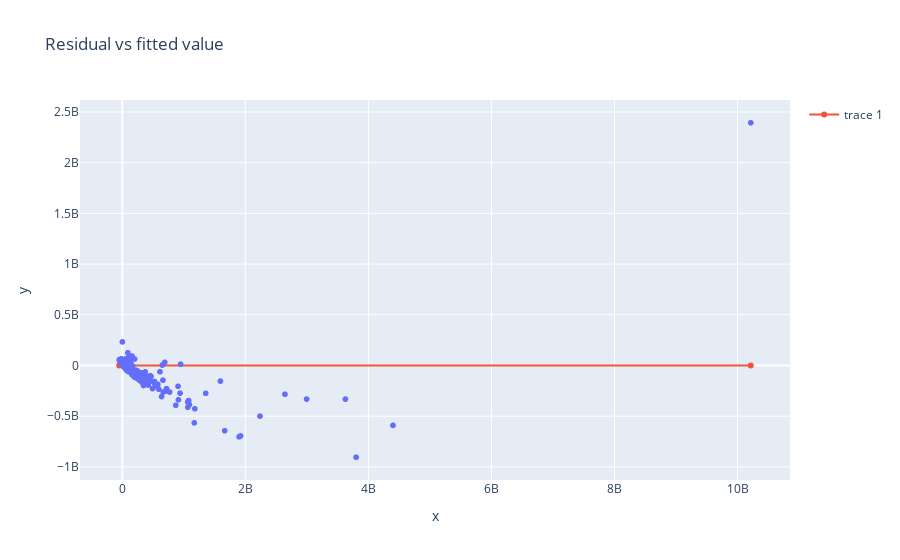
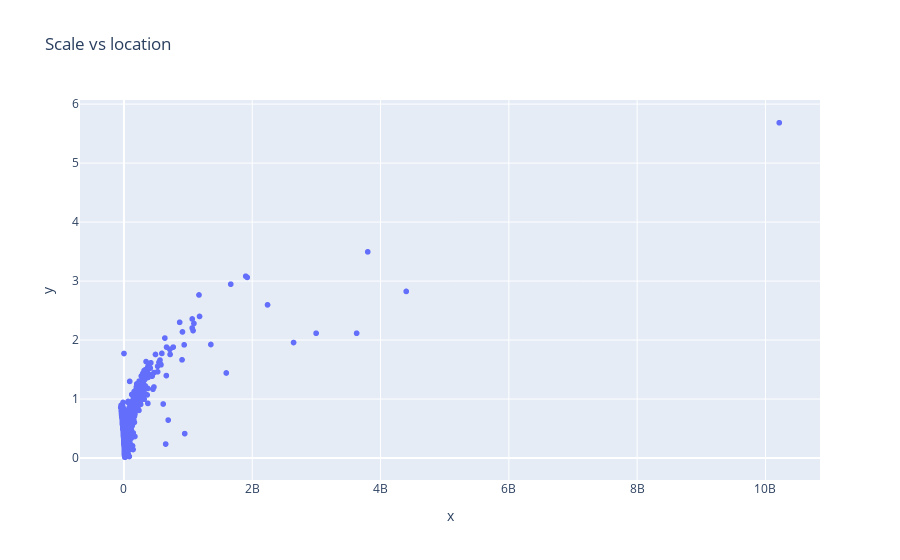
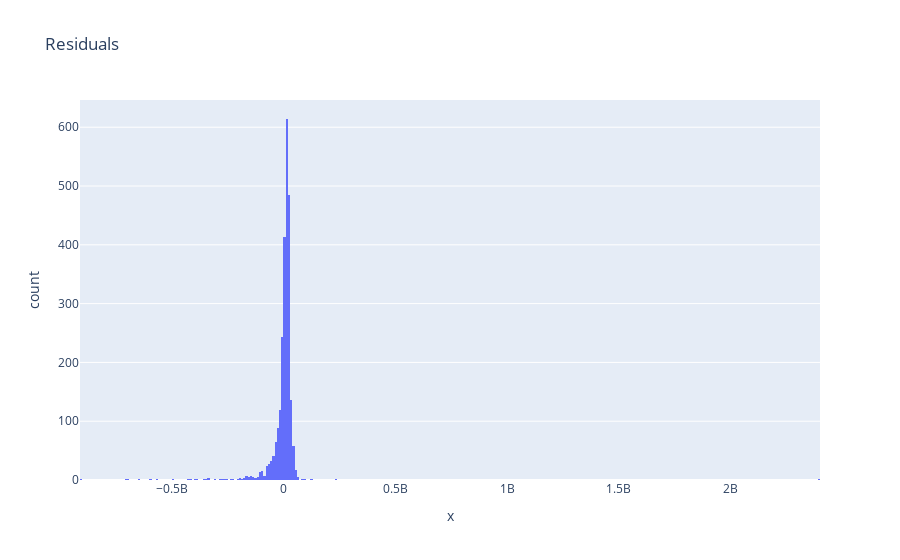

The cell these charts' notebook holds for them, in order:
### Code cell
## Standardize the residuals & compute the square root:
residuals_standardized = (residuals - residuals.mean())/residuals.std()
residuals_sqroot = np.sqrt(np.abs(residuals_standardized))
## Diagnostic plots:
px.scatter(x=fitted_values, y=residuals,
           title='Residual vs fitted value').add_scatter(x=[min(fitted_values),
                                                            max(fitted_values)],
                                                         y=[0,0]).show()
px.scatter(x=fitted_values, y=residuals_sqroot, title='Scale vs location').show()
px.histogram(x=residuals, title='Residuals').show()
sm.graphics.influence_plot(results, criterion="cooks").show()

### Figure 1 — Plotly figure (JSON) as saved in the notebook; plotly's stock layout.template omitted (floating-point values rounded to 4 significant figures; data arrays with more than 128 entries replaced by an {"elided": "..."} marker saying what was removed)
{"data": [{"hovertemplate": "x=%{x}<br>y=%{y}<extra></extra>", "legendgroup": "", "marker": {"color": "#636efa", "symbol": "circle"}, "mode": "markers", "name": "", "showlegend": false, "type": "scattergl", "x": {"elided": "2477 float values"}, "xaxis": "x", "y": {"elided": "2477 float values"}, "yaxis": "y"}, {"type": "scatter", "x": [-49710000.0, 10210000000.0], "y": [0, 0]}], "layout": {"legend": {"tracegroupgap": 0}, "title": {"text": "Residual vs fitted value"}, "xaxis": {"anchor": "y", "domain": [0, 1], "title": {"text": "x"}}, "yaxis": {"anchor": "x", "domain": [0, 1], "title": {"text": "y"}}}}

### Figure 2 — Plotly figure (JSON) as saved in the notebook; plotly's stock layout.template omitted (floating-point values rounded to 4 significant figures; data arrays with more than 128 entries replaced by an {"elided": "..."} marker saying what was removed)
{"data": [{"hovertemplate": "x=%{x}<br>y=%{y}<extra></extra>", "legendgroup": "", "marker": {"color": "#636efa", "symbol": "circle"}, "mode": "markers", "name": "", "showlegend": false, "type": "scattergl", "x": {"elided": "2477 float values"}, "xaxis": "x", "y": {"elided": "2477 float values"}, "yaxis": "y"}], "layout": {"legend": {"tracegroupgap": 0}, "title": {"text": "Scale vs location"}, "xaxis": {"anchor": "y", "domain": [0, 1], "title": {"text": "x"}}, "yaxis": {"anchor": "x", "domain": [0, 1], "title": {"text": "y"}}}}

### Figure 3 — Plotly figure (JSON) as saved in the notebook; plotly's stock layout.template omitted (floating-point values rounded to 4 significant figures; data arrays with more than 128 entries replaced by an {"elided": "..."} marker saying what was removed)
{"data": [{"alignmentgroup": "True", "bingroup": "x", "hovertemplate": "x=%{x}<br>count=%{y}<extra></extra>", "legendgroup": "", "marker": {"color": "#636efa", "pattern": {"shape": ""}}, "name": "", "offsetgroup": "", "orientation": "v", "showlegend": false, "type": "histogram", "x": {"elided": "2477 float values"}, "xaxis": "x", "yaxis": "y"}], "layout": {"barmode": "relative", "legend": {"tracegroupgap": 0}, "title": {"text": "Residuals"}, "xaxis": {"anchor": "y", "domain": [0, 1], "title": {"text": "x"}}, "yaxis": {"anchor": "x", "domain": [0, 1], "title": {"text": "count"}}}}
